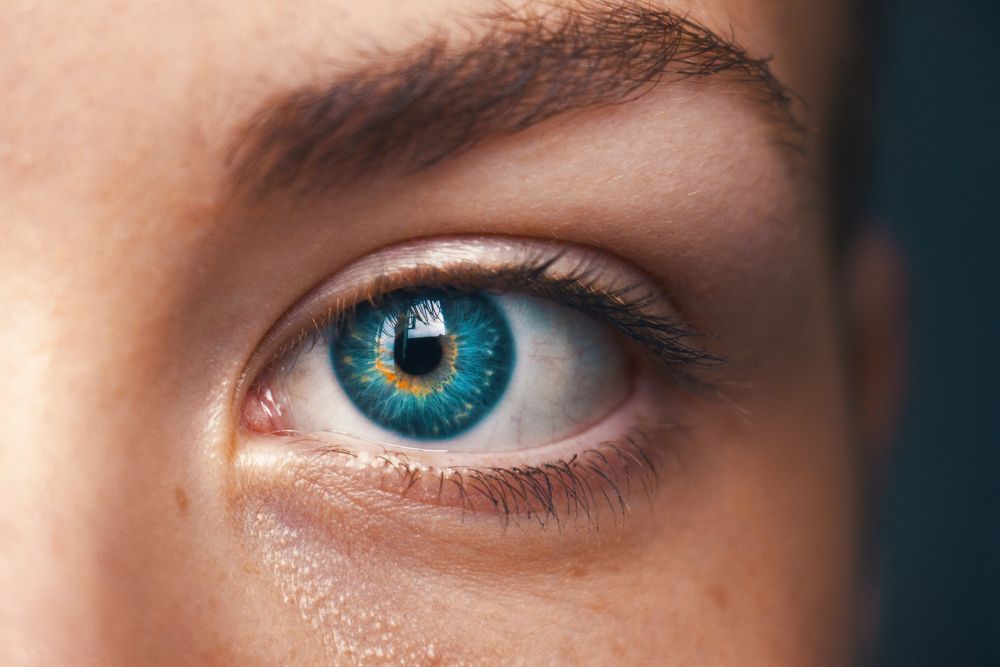
#> input picture Урок 2/example/image.jpg, 1000 x 667 px
$ python example_2.py
#> lines starting #> are read from the running program, lines starting #| are printed output that depends on the picture
import cv2

""" Пример показывает вывод каналов изображения как одноканальных изображений"""

image = cv2.imread("image.jpg")
#> image is the input picture: shape (667, 1000, 3); mean B, G, R 96, 108.7, 140.8
image = cv2.resize(image, (0, 0), fx=0.5, fy=0.5)
#> image: shape (334, 500, 3)

cv2.imshow('Color all', image)
cv2.imshow('Color blue', image[:, :, 0])
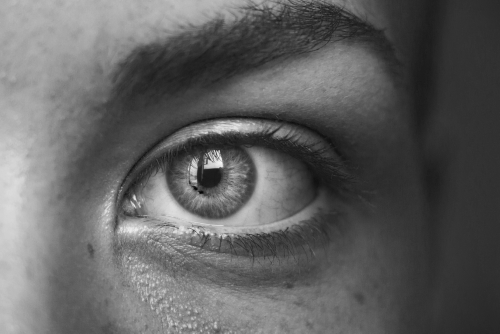
#> window 'Color blue': shape (334, 500); min 5, max 245, mean 96.1
cv2.imshow('Color green', image[:, :, 1])
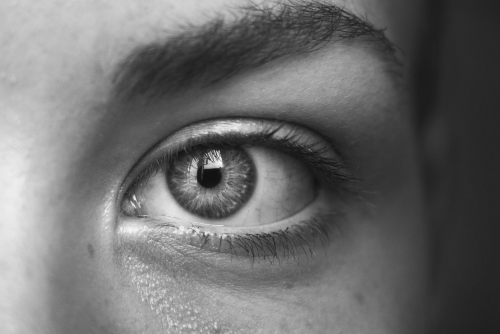
#> window 'Color green': shape (334, 500); min 17, max 245, mean 108.8
cv2.imshow('Color red', image[:, :, 2])
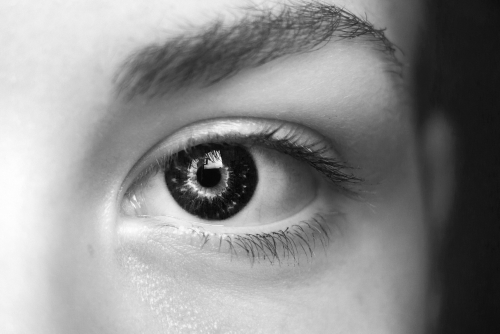
#> window 'Color red': shape (334, 500); min 7, max 254, mean 141
cv2.waitKey(0)
